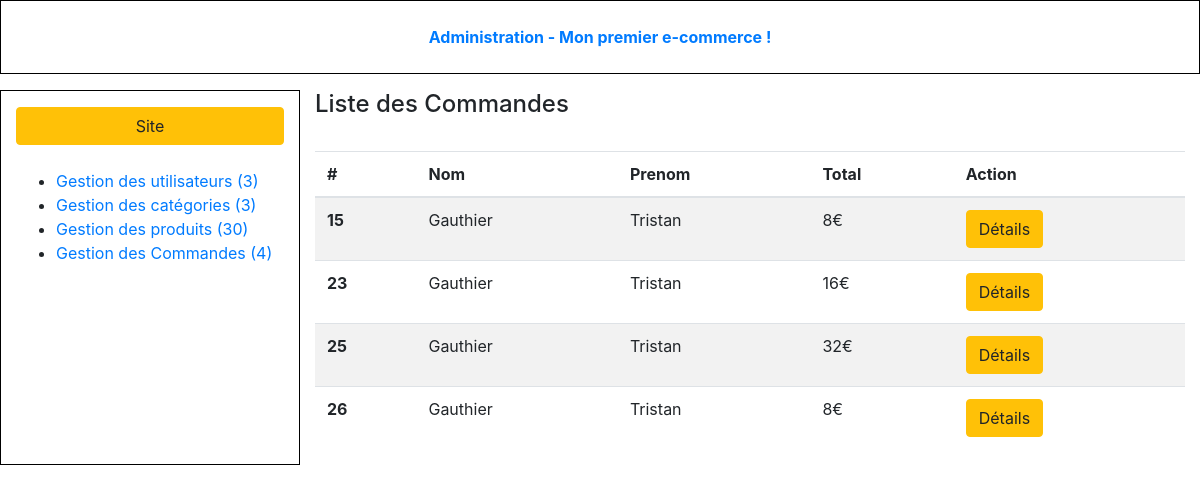
/admin/index.php?controller=orders&action=list (signed in), run on the app's committed database.
### tables this page shows
CREATE TABLE IF NOT EXISTS `orders` (
  `id` int(11) NOT NULL AUTO_INCREMENT,
  `user_id` int(11) NOT NULL,
  `product_id` int(11) NOT NULL,
  `product_quantity` int(11) NOT NULL,
  `product_price` int(11) NOT NULL,
  PRIMARY KEY (`id`)
);

CREATE TABLE IF NOT EXISTS `users` (
  `id` int(11) NOT NULL AUTO_INCREMENT,
  `firstname` varchar(255) NOT NULL,
  `lastname` varchar(255) NOT NULL,
  `email` varchar(255) NOT NULL,
  `adress` text,
  `password` varchar(255) NOT NULL,
  `is_admin` tinyint(1) NOT NULL,
  PRIMARY KEY (`id`)
);

### admin/models/Order.php (called while the page is built, shortened)
<?php
function getAllOrder(){
    $db = dbConnect();
    $query = $db->query('SELECT * FROM orders');
    $result = $query->fetchAll();
    return $result;
}
function infoUser($id){
    $db = dbConnect();
    $query = $db->query("
        SELECT u.*
        FROM users u
        JOIN orders o
        ON u.id = o.user_id
        WHERE o.user_id = $id");
    $result = $query ->fetch();
    return $result;
}

### admin/views/orderViews/orderList.php (the view, shortened to what this page needs)
<!DOCTYPE html>
<html>
<head>
</head>
<body class="index-body">
<div class="container-fluid">
    <?php require 'assets/partials/header.php' ?>
    <div class="row my-3 index-content">
        <?php require 'assets/partials/nav.php' ?>
        <section class="col-9">
            <header class="pb-4 d-flex justify-content-between">
                <h4>Liste des Commandes</h4>
            </header>
            <table class="table table-striped">
                <thead>
                <tr>
                    <th>#</th>
                    <th>Nom</th>
                    <th>Prenom</th>
                    <th>Total</th>
                    <th>Action</th>
                </tr>
                </thead>
                <tbody>
                <?php foreach ($orders as $order) : ?>
                    <?php $test = infoUser($order['user_id']); ?>
                    <tr>
                        <th><?= $order['id'] ?></th>
                        <td><?= $test['lastname'] ?></td>
                        <td><?= $test['firstname'] ?></td>
                        <td><?= $order['product_price'] * $order['product_quantity'] ?>€</td>
                        <td>
                            <a href="index.php?controller=orders&action=info&user_id=<?= $order['user_id'] ?>" class="btn btn-warning">Détails</a>
                        </td>
                    </tr>
                <?php endforeach; ?>
                </tbody>
            </table>
        </section>
    </div>
</div>
</body>
</html>

### data on the page
orders: id "15", user.lastname "Gauthier", user.firstname "Tristan", $order['product_price']*$order['product_quantity'] "8"
orders: id "23", user.lastname "Gauthier", user.firstname "Tristan", $order['product_price'] * $order['product_quantity'] "16"
orders: id "25", user.lastname "Gauthier", user.firstname "Tristan", $order['product_price'] * $order['product_quantity'] "32"
orders: id "26", user.lastname "Gauthier", user.firstname "Tristan", $order['product_price']*$order['product_quantity'] "8"

### other printed values
$nbUser "3"
$nbCategory "3"
$nbProducts "30"
$nbOrders "4"
